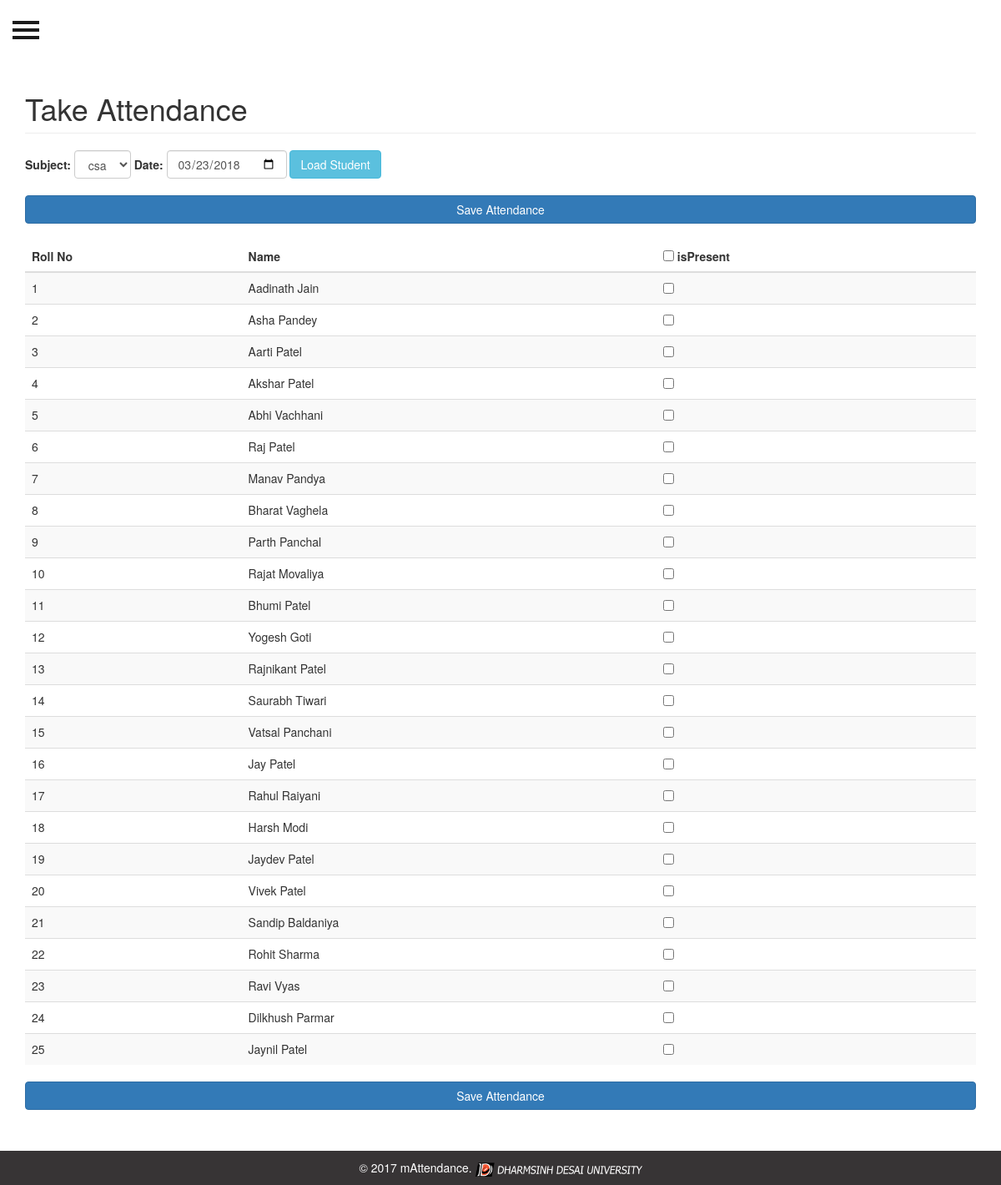
Page /index.php?subject=2&date=2018-03-23 (signed in) on the committed database.
### tables this page shows
CREATE TABLE `student` (
  `sid` int(11) NOT NULL,
  `name` varchar(255) NOT NULL,
  `rollno` varchar(255) NOT NULL
);

### index.php (called while the page is built, shortened)
<?php include 'modules/header.php';?>
<?php include 'modules/content-container.php';?>
<?php include 'modules/footer.php';?>

### modules/attendance.php (the view, shortened to what this page needs)
<?php
	include 'config1.php';
	$updateFlag = 0;
?>
<div class="container">
  <div class="row">
    <div class="col-md-12 col-lg-12">
			<h1 class="page-header">Take Attendance</h1>
		</div>
	</div>
	<div class="row">
		<div class="col-md-12 col-lg-12">
			<form action="index.php" method="get" class="form-inline" id="subjectForm" data-toggle="validator">
				<div class="form-group">
					<label for="select" class="control-label">Subject:</label>
					<?php
						$query_subject = "SELECT subject.name, subject.id from subject
INNER JOIN user_subject WHERE user_subject.id = subject.id AND user_subject.uid = {$_SESSION['uid']}  ORDER BY subject.name";
						$sub=$conn->query($query_subject);
						$rsub=$sub->fetchAll(PDO::FETCH_ASSOC);
						echo "<select name='subject' class='form-control' required='required'>";
						for($i = 0; $i<count($rsub); $i++)
						{
							if ($_GET['subject'] == $rsub[$i]['id']) {
								echo"<option value='". $rsub[$i]['id']."' selected='selected'>".$rsub[$i]['name']."</option>";
							}
							else {
								echo"<option value='". $rsub[$i]['id']."'>".$rsub[$i]['name']."</option>";
							}
						}
						echo"</select>";
					?>
				</div>
				<div class="form-group" data-provide="datepicker">
					<label for="select" class="control-label">Date:</label>
					<input type="date" class="form-control" name="date" value="<?php print isset($_GET['date']) ? $_GET['date'] : ''; ?>" required>
				</div>
				<input type="submit" class="btn btn-info" name="sbt_stn" value="Load Student">
			</form>
			<?php
				if(isset($_GET['date']) && isset($_GET['subject'])) :
			?>
			<?php
				$todayTime = time();
				$submittedDate = strtotime($_GET['date']);
				if ($submittedDate <= $todayTime) :
			?>
			<form action="index.php" method="post">
			<div class="margin-top-bottom-medium">
				<input type="submit" class="btn btn-primary btn-block" name="sbt_top" value="Save Attendance">
			</div>
			<table class="table table-striped table-hover">
				<thead>
					<tr>
						<th>Roll No</th>
						<th>Name</th>
						<th><input type="checkbox" class="chk-head" /> isPresent</th>
					</tr>
				</thead>
				<?php
					 $dat = $_GET['date'];
					 $ddate = strtotime($dat);
					 $sub=$_GET['subject'];
					$que= "SELECT sid, aid, ispresent  from attendance  WHERE date  =$ddate
					AND id=$sub ORDER BY sid";
					$ret=$conn->query($que);
					$attData=$ret->fetchAll(PDO::FETCH_ASSOC);
					if(count($attData))
					{
						$updateFlag=1;
					}
					else{
						$updateFlag=0;
					}
					$qu = "SELECT student.sid, student.name, student.rollno from student INNER JOIN student_subject WHERE student.sid = student_subject.sid AND student_subject.id  = {$_GET['subject']}  ORDER BY student.sid";
					$stu=$conn->query($qu);
					$rstu=$stu->fetchAll(PDO::FETCH_ASSOC);
					echo"<tbody>";
					for($i = 0; $i<count($rstu); $i++)
					{
						echo"<tr>";
						if($updateFlag) {
							echo"<td>".$rstu[$i]['rollno']."<input type='hidden' name='st_sid[]' value='" . $rstu[$i]['sid'] . "'>" ."<input type='hidden' name='att_id[]' value='" . $attData[$i]['aid'] . "'>".  "</td>";
							echo"<td>".$rstu[$i]['name']."</td>";
								if(($rstu[$i]['sid'] ==  $attData[$i]['sid']) && ($attData[$i]['ispresent']))
								{
									echo "<td><input class='chk-present' checked type='checkbox' name='chbox[]' value='" . $rstu[$i]['sid'] . "'></td>";
								}
								else
								{
									echo "<td><input class='chk-present' type='checkbox' name='chbox[]' value='" . $rstu[$i]['sid'] . "'></td>";
								}
							}
							else {
								echo"<td>".$rstu[$i]['rollno']."<input type='hidden' name='st_sid[]' value='" . $rstu[$i]['sid'] . "'></td>";
								echo"<td>".$rstu[$i]['name']."</td>";
								echo"<td><input class='chk-present' type='checkbox' name='chbox[]' value='" . $rstu[$i]['sid'] . "'></td>";
							}
						echo"</tr>";
					}
					echo"</tbody>";
				?>
			</table>
			<input type="submit" class="btn btn-primary btn-block" name="sbt_top" value="Save Attendance">
			</form>
			<?php
				endif;
			?>
			<?php endif;?>
		</div>
	</div>
</div>

### modules/header.php (shortened to what this page needs)
<!DOCTYPE html>
<html>
  <head>
    <link href="css/bootstrap.min.css" rel="stylesheet">
		<link href="css/style.css" rel="stylesheet">
      <link href="css/custom.css" rel="stylesheet">
  </head>
  <body>
  	<div id="wrapper">

### modules/content-container.php (shortened to what this page needs)
<div id="page-content-wrapper">
	<button type="button" class="hamburger is-closed animated fadeInLeft" data-toggle="offcanvas">
		<span class="hamb-top"></span>
		<span class="hamb-middle"></span>
		<span class="hamb-bottom"></span>
	</button>
		<div class="container">
			<div class="row">
			<?php
				if (isset($_POST['student'])) {
					include 'modules/studentdata.php';
				}
				else {
					if (isset($_SESSION['islogin']) && $_SESSION['islogin'] == 1) {
						if (isset($_GET['page'])) {
							$page = $_GET['page'];
							switch ($page) {
								case 'dashboard':
								case 'reports':
								case 'logout':
								case 'help':
								case 'studentinfo':
									include 'modules/'.$page.'.php';
									break;
								default:
									include 'modules/attendance.php';
									break;
							}
						}
						else {
							include 'modules/attendance.php';
						}
					}
				}
				?>
			</div>
		</div>
</div>

### modules/footer.php (shortened to what this page needs)
	</div>
		<footer>
			<p>&copy; 2017 mAttendance.
				<a href="http://ddit.ac.in" taget="_blank">
					<img src="images/ddu_logo.png" alt="DDU">
				</a>
			</p>
		</footer>
  </body>
</html>

### css/style.css (style rules this page uses)
#wrapper { margin-bottom: 90px; padding-left: 0; -webkit-transition: all 0.5s ease; -moz-transition: all 0.5s ease; -o-transition: all 0.5s ease; transition: all 0.5s ease; }
#page-content-wrapper { width: 100%; padding-top: 70px; }
.hamburger { position: fixed; top: 20px; z-index: 999; display: block; width: 32px; height: 32px; margin-left: 15px; background: transparent; border: none; }
.hamburger.is-closed:before { content: ''; display: block; width: 100px; font-size: 14px; color: #fff; line-height: 32px; text-align: center; opacity: 0; -webkit-transform: translate3d(0,0,0); -webkit-transition: all .35s ease-in-out; }
.hamburger.is-closed .hamb-top, .hamburger.is-closed .hamb-middle, .hamburger.is-closed .hamb-bottom, .hamburger.is-open .hamb-top, .hamburger.is-open .hamb-middle, .hamburger.is-open .hamb-bottom { position: absolute; left: 0; height: 4px; width: 100%; }
.hamburger.is-closed .hamb-top, .hamburger.is-closed .hamb-middle, .hamburger.is-closed .hamb-bottom { background-color: #1a1a1a; }
.hamburger.is-closed .hamb-top { top: 5px; -webkit-transition: all .35s ease-in-out; }
.hamburger.is-closed .hamb-middle { top: 50%; margin-top: -2px; }
.hamburger.is-closed .hamb-bottom { bottom: 5px; -webkit-transition: all .35s ease-in-out; }
.margin-top-bottom-medium { margin: 20px 0; }
footer { padding-top: 10px; position: fixed; bottom: 0; background-color: #373435; width: 100%; text-align: center; color: #fff; }
footer img { width: 200px; }

### rows in the picture
student: rollno "1", name "Aadinath Jain"
student: rollno "2", name "Asha Pandey"
student: rollno "3", name "Aarti Patel"
student: rollno "4", name "Akshar Patel"
student: rollno "5", name "Abhi Vachhani"
student: rollno "6", name "Raj Patel"
student: rollno "7", name "Manav Pandya"
student: rollno "8", name "Bharat Vaghela"
student: rollno "9", name "Parth Panchal"
student: rollno "10", name "Rajat Movaliya"
student: rollno "11", name "Bhumi Patel"
student: rollno "12", name "Yogesh Goti"
student: rollno "13", name "Rajnikant Patel"
student: rollno "14", name "Saurabh Tiwari"
student: rollno "15", name "Vatsal Panchani"
student: rollno "16", name "Jay Patel"
student: rollno "17", name "Rahul Raiyani"
student: rollno "18", name "Harsh Modi"
student: rollno "19", name "Jaydev Patel"
student: rollno "20", name "Vivek Patel"
student: rollno "21", name "Sandip Baldaniya"
student: rollno "22", name "Rohit Sharma"
student: rollno "23", name "Ravi Vyas"
student: rollno "24", name "Dilkhush Parmar"
student: rollno "25", name "Jaynil Patel"

### other values in the picture
form field subject "csa"
